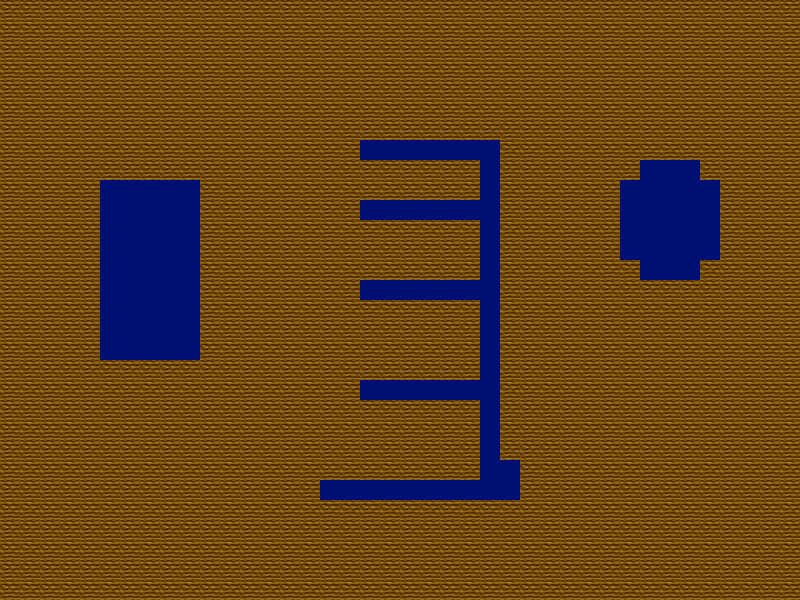

The image is a tile-based game level rendered from a .tmx file. Its description and source (layers, tilesets, objects; grid data summarised) follow:
An orthogonal 40x30 tile map with 20x20 px tiles, 2 tile layers (ground, collision).

<map version="1.0" orientation="orthogonal" width="40" height="30" tilewidth="20" tileheight="20">
 <tileset firstgid="1" name="tileset" tilewidth="20" tileheight="20">
  <image source="tileset.png" width="400" height="400" />
 </tileset>
 <layer name="ground" width="40" height="30">
  <properties>
   <property name="collide" value="false" />
  </properties>
  <data>[1200 cells, 1200 non-empty, 1 distinct tile ids]</data>
 </layer>
 <layer name="collision" width="40" height="30">
  <properties>
   <property name="collide" value="true" />
  </properties>
  <data>[1200 cells, 126 non-empty, 2 distinct tile ids]</data>
 </layer>
</map>
